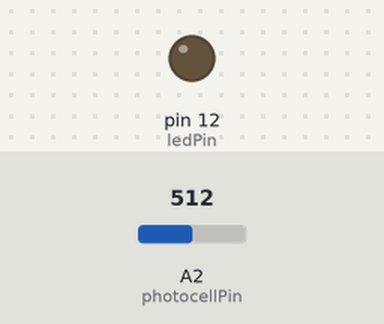
A sketch run on a simulated Arduino Uno, built with avr-gcc and run on an emulated ATmega328P. Shown: output pins drawn as LEDs (lit = HIGH). The test bench sets the inputs (shaded band); at power-on: A2 (photocellPin) = 512. What the sketch prints to the serial monitor is not drawn.

Above: at 0.1 s.
At 1.1 s:
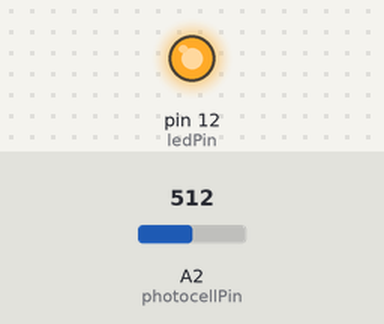
Timing chart, 0 to 2.6 s (numbered marks = the images above):
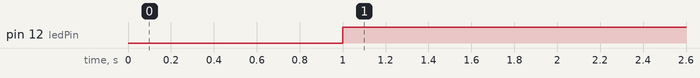

The sketch:

chapter10.ino
```cpp
int photocellPin = 2; //define photocellsh=2, read the value of voltage.
int ledPin = 12; //define ledPin12 is the output port of led’s level.
int val = 0; //define original of val.
int column = 0;
unsigned long lastTime = -1;

void setup() {
 pinMode(ledPin, OUTPUT); //set ledPin output
 Serial.begin(9600);
 delay(1000);
 Serial.println("ms,value");
}
void loop() {
 val = analogRead(photocellPin); //get the value from sensor
 unsigned long time = millis();
 if (time < 30000 + 1000) {
   if (time < 1000 && lastTime == -1) {
     Serial.print(0);
     Serial.print(",");
     Serial.println(val);
     lastTime = 1000;
   }else if (time != lastTime) {
    Serial.print(time - 1000);
    Serial.print(",");
    Serial.println(val);
    lastTime = time;
   }
 }
 if(val<=512){
//512=2.5V, if want the sensor be more sensitive, increase the number, or lese low the number.
 digitalWrite(ledPin, HIGH); //when the value of val is less than 512(2.5V), light up led lamp
 }
 else{
 digitalWrite(ledPin, LOW);
 }
}
```

Measured:
- by itself, pin 12 (ledPin): LOW → HIGH at 1.0 s
